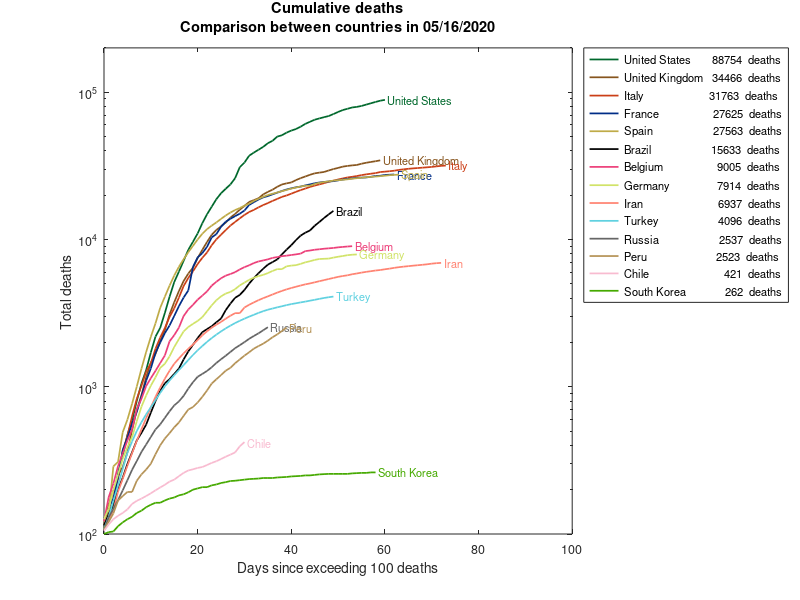
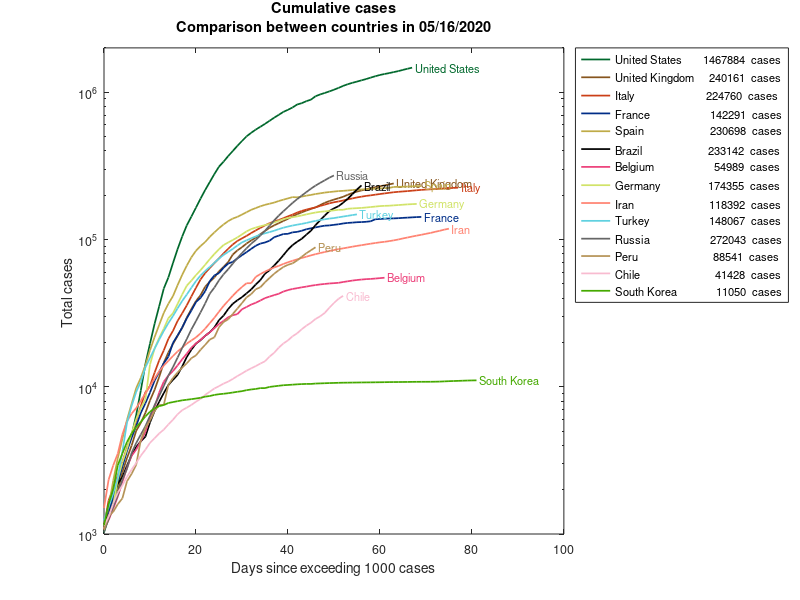
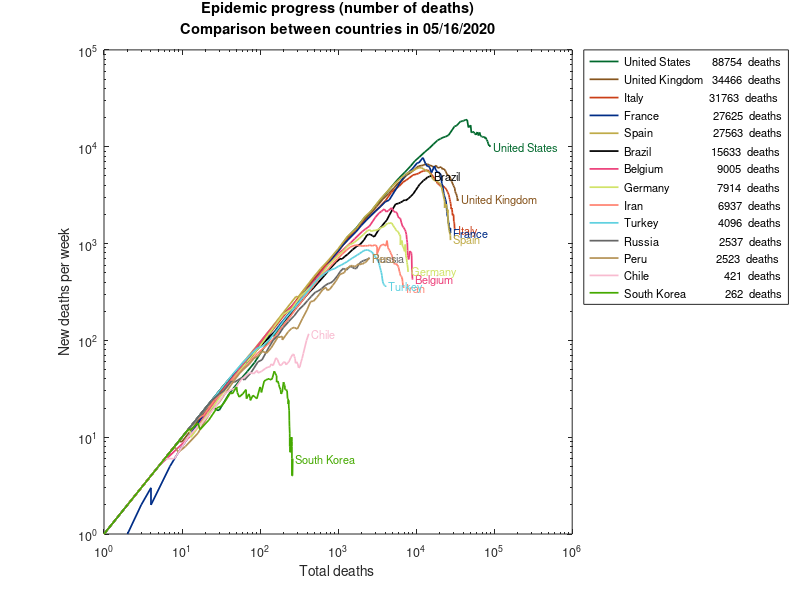
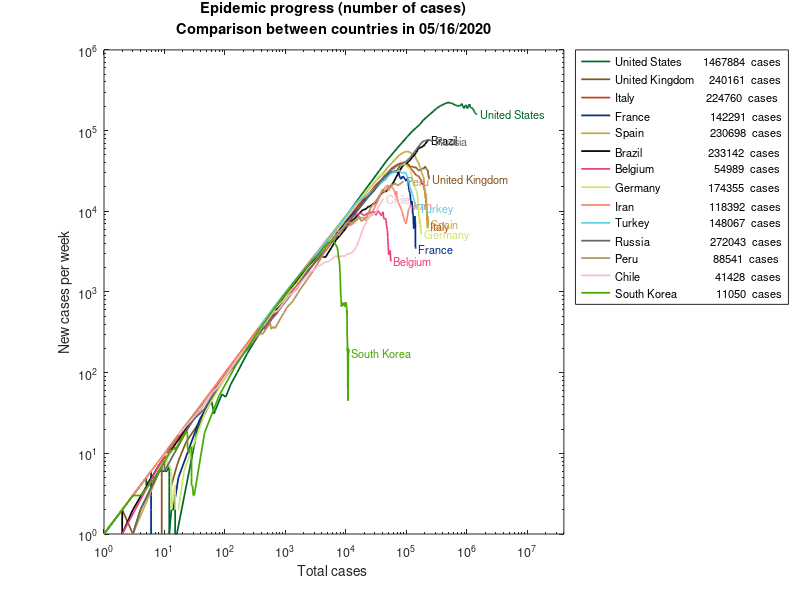

These figures' MATLAB source, in order:
% -----------------------------------------------------------
% EPIDEMIC - Epidemiology Educational Code
% www.EpidemicCode.org
% -----------------------------------------------------------
% Trends: epidemic_trends.m
%
% This algorithm generates graphs on the numbers of cases and deaths    
% by epidemic in the countries of interest.                              
%                                                                       
% The series of graphs contains in absolute values                      
% and per million inhabitants                                           
% - number of cases in relation to the time since X cases               
% - number of deaths over time since X deaths                           
% - number of new cases per week in relation to the time since X cases  
% - number of new deaths per week in relation to the time since X deaths
% - number of new cases per week in relation to total cases             
% - number of new deaths per week in relation to total deaths           
%                                                                       
% You will need the file 'owid-covid-data.csv' found in                 
% https://ourworldindata.org/coronavirus-source-data 
%
% Inputs:
%   owid-covid-data.csv: OWD data file                 - .csv file
%     -> 2nd collumn:  location field                                                                       
%     -> 3rd collumn:  date field                                                                       
%     -> 4th collumn:  total_cases field                                                                       
%     -> 5th collumn:  new_cases field                                                                       
%     -> 6th collumn:  total_deaths field                                                                       
%     -> 7th collumn:  new_deaths field                                                                       
%     -> 8th collumn:  total_cases_per_million field                                                                       
%     -> 9th collumn:  new_cases_per_million field                                                                       
%     -> 10th collumn: total_deaths_per_million field                                                                       
%     -> 11st collumn: new_deaths_per_million field                                                                       
%
% Outputs:                                                               
%   deaths-total-abs_: cumulative deaths in time       - .png file           
%   cases-total-abs_: cumulative deaths in time        - .png file                     
%   deaths-progress-abs_: deaths progess               - .png file           
%   cases-progress-abs_: cases progress                - .png file                     
%   deaths-weekly-abs_: new deaths per week            - .png file           
%   cases-weekly-abs_: new cases per week              - .png file                     
%   mortality-pm_: deaths per million                  - .png file           
%   prevalence-pm_: cases per million                  - .png file                     
%   deaths-weekly-pm_: weekly news deaths per million  - .png file           
%   incidence-weekly-pm_: weekly incidence per million - .png file                     
% --------------------------------------------------------------------- 
%                                                                       
% programmers: Malú Grave                                               
%              Julio Basilio                                           
%                                                                       
% number of lines: 148  
% last Update:  Jan 18, 2021                                            
% --------------------------------------------------------------------- 

clc
clear 
close all


% Trends graphics
% -----------------------------------------------------------------------
disp('                                                ')
disp('================================================')
disp('   EPIDEMIC - Epidemiology Educational Code     ')
disp('   by Bruna Pavlack et al.                      ')
disp('                                                ')
disp('   This is an easy to run educational toolkit   ')
disp('   for epidemiological analysis.                ')
disp('                                                ')
disp('   www.EpidemicCode.org                         ')
disp('================================================')
disp('                                                ')
disp(' -----------------------------------------------')
disp(' +++++++++  EPIDEMIC TRENDS GRAPHICS  +++++++++ ')
disp(' -----------------------------------------------')
disp(' 1) Cumulative deaths'                           )
disp(' 2) Cumulative cases'                            )
disp(' 3) Epidemic progress (number of deaths)'        )
disp(' 4) Epidemic progress (number of cases)'         )
disp(' 5) Weekly deaths'                               )
disp(' 6) Weekly cases'                                )
disp(' 7) Mortality of the epidemic'                   )
disp(' 8) Prevalence of the epidemic'                  )
disp(' 9) Weekly deaths per million'                   )
disp('10) Weekly incidence'                            )
disp(' -----------------------------------------------')
% -----------------------------------------------------------------------

% Reading the data file
%(After downloading, save this file in the same directory as the code)
% -----------------------------------------------------------------------
A = fileread('owid-covid-data.csv');
B = strsplit(A,'\n');

 for i = 1:length(B(1,:))
    all_data(i,:) = strsplit(B{1,i},',','CollapseDelimiters',false);
 end

if ~strcmp(all_data(1,2),'location')
   error('Warning: location names must be in the 2nd column of the file')
elseif ~strcmp(all_data(1,3),'date')
   error('Warning: dates must be in the 3rd column of the file')
elseif ~strcmp(all_data(1,4),'total_cases')
   error('Warning: total cases must be in the 4th column of the file')
elseif ~strcmp(all_data(1,5),'new_cases')
   error('Warning: new cases must be in the 5th column of the file')
elseif ~strcmp(all_data(1,6),'total_deaths')
   error('Warning: total deaths must be in the 6th column of the file')
elseif ~strcmp(all_data(1,7),'new_deaths')
   error('Warning: new deaths must be in the 7th column of the file') 
elseif ~strcmp(all_data(1,8),'total_cases_per_million')
   error('Warning: total cases per million must be in the 8th column of the file')
elseif ~strcmp(all_data(1,9),'new_cases_per_million')
   error('Warning: new cases per million must be in the 9th column of the file')
elseif ~strcmp(all_data(1,10),'total_deaths_per_million')
   error('Warning: total deaths per million must be in the 10th column of the file')
elseif ~strcmp(all_data(1,11),'new_deaths_per_million')
   error('Warning: new deaths per million must be in the 11th column of the file') 
end

data = [str2double(all_data(:, 4)),...
        str2double(all_data(:, 5)),...
        str2double(all_data(:, 6)),...
        str2double(all_data(:, 7)),...
        str2double(all_data(:, 8)),...
        str2double(all_data(:, 9)),...
        str2double(all_data(:,10)),...
        str2double(all_data(:,11))];
% -----------------------------------------------------------------------

% Running the loop command in the 14 countries studied
% -----------------------------------------------------------------------
for init = 1:14

    % Cleaning up reused variables inside the loop
    clearvars -except plot_type init all_data data name paises tot_deaths tot_cases

    % Order by countries that have more death
    if (init ==  6); country='Brazil'        ; color=[  0,  0,  0]/255; end
    if (init == 14); country='South Korea'   ; color=[ 69,169,  0]/255; end
    if (init == 10); country='Turkey'        ; color=[ 96,209,224]/255; end  
    if (init == 12); country='Peru'          ; color=[181,147, 87]/255; end
    if (init ==  9); country='Iran'          ; color=[255,130,113]/255; end
    if (init ==  8); country='Germany'       ; color=[209,227,105]/255; end
    if (init == 13); country='Chile'         ; color=[248,187,208]/255; end
    if (init ==  1); country='United States' ; color=[  0,104, 44]/255; end
    if (init ==  4); country='France'        ; color=[  0, 45,135]/255; end
    if (init ==  2); country='United Kingdom'; color=[135, 85, 30]/255; end
    if (init ==  3); country='Italy'         ; color=[203, 63, 23]/255; end
    if (init ==  5); country='Spain'         ; color=[191,171, 72]/255; end
    if (init ==  7); country='Belgium'       ; color=[236, 64,122]/255; end
    if (init == 11); country='Russia'        ; color=[102,102,102]/255; end

    % Collecting country data
    location = data(find(strcmp([all_data(:,2)], country)),1:8);
    
    % Defining the matrix with dates and the final day
    all_data_date = all_data(:,3);
    dates         = all_data_date(find(strcmp([all_data(:,2)],country)),:);
    end_time      = max(datenum(dates))-1;
    
    % Separating the data
    tot_cases  = location(:,1);
    new_cases  = location(:,2);
    tot_deaths = location(:,3);
    new_deaths = location(:,4);

    % Data per million
    tot_cases_pm  = location(:,5);
    new_cases_pm  = location(:,6);
    tot_deaths_pm = location(:,7); 
    new_deaths_pm = location(:,8);   
    
    % Consolidating new cases and deaths per week
    for i = 7:1:max(max(size(dates)))
        
         new_cases7(i,1) = sum(new_cases(i-6:i,1));
         
        new_deaths7(i,1) = sum(new_deaths(i-6:i,1));
           
      new_cases7_pm(i,1) = sum(new_cases_pm(i-6:i,1));
      
     new_deaths7_pm(i,1) = sum(new_deaths_pm(i-6:i,1));
        
    end

    % Creating vectors from day zero from X deaths ('_deaths')
    % or from X cases ('_cases').
    % User sets zero day for cases or deaths
    X_deaths_pm = 1;
    X_cases_pm  = 10;
    X_deaths    = 100;
    X_cases     = 1000;

    % Relative to total deaths
    n = 0;
    for i = 1:1:max(max(size(dates))) 
        if (tot_deaths(i,1)   >= X_deaths)
            n = n + 1;
            tot_deaths_X (n,1) = tot_deaths (i,1);
            new_deaths_X (n,1) = new_deaths (i,1);
            new_deaths7_X(n,1) = new_deaths7(i,1);
        end
    end
    
    % Relative to total cases
    n = 0;
    for i = 1:1:max(max(size(dates))) 
        if (tot_cases(i,1)   >= X_cases)
            n = n + 1;
            tot_cases_X (n,1) = tot_cases (i,1);
            new_cases_X (n,1) = new_cases (i,1);
            new_cases7_X(n,1) = new_cases7(i,1);
        end
    end
    
    % Related deaths per million
    n = 0;
    for i = 1:1:max(max(size(dates))) 
        if (tot_cases_pm(i,1)  >= X_cases_pm)
            n = n + 1;
            tot_cases_pmX (n,1) = tot_cases_pm (i,1);
            new_cases_pmX (n,1) = new_cases_pm (i,1);
            new_cases7_pmX(n,1) = new_cases7_pm(i,1);
        end
    end
    
    % Related cases per million
    n = 0;
    for i = 1:1:max(max(size(dates))) 
        if (tot_deaths_pm(i,1)  >= X_deaths_pm)
            n = n + 1;
            tot_deaths_pmX (n,1) = tot_deaths_pm (i,1);
            new_deaths_pmX (n,1) = new_deaths_pm (i,1);
            new_deaths7_pmX(n,1) = new_deaths7_pm(i,1);
        end
    end
    
    % Basics graphics settings
   
    % Fonts
    font_title    = 10.5;
    font_labels   = 10;
    font_default  = 9; 
    font_location = 8;

    % X-axis size
    day_axis = 100;
    
    % Aligning the legend
    if strcmp(country,'Brazil'        ); country_leg='Brazil                 ' ; end
    if strcmp(country,'South Korea'   ); country_leg='South Korea      '       ; end
    if strcmp(country,'Turkey'        ); country_leg='Turkey               '   ; end
    if strcmp(country,'Peru'          ); country_leg='Peru                  '  ; end
    if strcmp(country,'Iran'          ); country_leg='Iran                    '; end
    if strcmp(country,'Germany'       ); country_leg='Germany           '      ; end
    if strcmp(country,'Chile'         ); country_leg='Chile                  ' ; end
    if strcmp(country,'United States' ); country_leg='United States    '       ; end
    if strcmp(country,'France'        ); country_leg='France               '   ; end
    if strcmp(country,'United Kingdom'); country_leg='United Kingdom'          ; end
    if strcmp(country,'Italy'         ); country_leg='Italy                   '; end
    if strcmp(country,'Spain'         ); country_leg='Spain                 '  ; end
    if strcmp(country,'Belgium'       ); country_leg='Belgium             '    ; end
    if strcmp(country,'Russia'        ); country_leg='Russia               '   ; end
    
    deaths_leg = ['',num2str(max(tot_deaths))];
    if size(num2str(max(tot_deaths)))<5; deaths_leg=['  '       ,num2str(max(tot_deaths))];end
    if size(num2str(max(tot_deaths)))<4; deaths_leg=['    '     ,num2str(max(tot_deaths))];end
    if size(num2str(max(tot_deaths)))<3; deaths_leg=['      '   ,num2str(max(tot_deaths))];end
    if size(num2str(max(tot_deaths)))<2; deaths_leg=['         ',num2str(max(tot_deaths))];end

    cases_leg = ['',num2str(max(tot_cases))];
    if size(num2str(max(tot_cases)))<7; cases_leg=['  '         ,num2str(max(tot_cases))];end
    if size(num2str(max(tot_cases)))<6; cases_leg=['    '       ,num2str(max(tot_cases))];end
    if size(num2str(max(tot_cases)))<5; cases_leg=['      '     ,num2str(max(tot_cases))];end
    if size(num2str(max(tot_cases)))<4; cases_leg=['         '  ,num2str(max(tot_cases))];end
    
    % Plot total deaths by time (zero day defined by deaths)
    figure (1);
    n    = max(max(size(tot_deaths_X)));
    days = 0:1:n-1;
    fig  = semilogy(days,tot_deaths_X,...
                    'DisplayName',[country_leg,'   ',deaths_leg,'  ','deaths'],...
                    'color',color,...
                    'LineWidth',1.25);
    hold on;
    text (n-1,tot_deaths_X(n,1),[' ',country_leg],...
          'FontSize',font_location,...
          'color',color,...
          'Clipping','on');

     % Plot total cases by time (day zero defined by cases)
     figure (2);
     n    = max(max(size(tot_cases_X)));
     days = 0:1:n-1;
     fig  = semilogy(days,tot_cases_X,...
                     'DisplayName',[country_leg,'   ',cases_leg,'  ','cases'],...
                     'color',color,...
                     'LineWidth',1.25);
     hold on;
     text (n-1,tot_cases_X(n,1),[' ',country_leg],...
           'FontSize',font_location,...
           'color',color,...
           'Clipping','on');
 
     % Plot new deaths vs total deaths
     figure (3);
     n   = max(max(size(tot_deaths)));
     fig = loglog(tot_deaths,new_deaths7,...
                  'DisplayName',[country_leg,'   ',deaths_leg,'  ','deaths'],...
                  'color',color,...
                  'LineWidth',1.25);
     hold on;
     text (tot_deaths(n,1),new_deaths7(n,1),[' ',country_leg],...
           'FontSize',font_location,...
           'color',color,...
           'Clipping','on');
 
     % Plot new cases vs total cases
     figure (4);
     n   = max(max(size(tot_cases)));
     fig = loglog(tot_cases,new_cases7,...
                   'DisplayName',[country_leg,'   ',cases_leg,'  ','cases'],...
                   'color',color,...
                   'LineWidth',1.25);
     hold on;
     text (tot_cases(n,1),new_cases7(n,1),[' ',country_leg],...
           'FontSize',font_location,...
           'color',color,...
           'Clipping','on');
 
     % Plot new deaths by time (zero day defined by deaths)
     figure (5);
     n    = max(max(size(new_deaths_X)));
     days = 0:1:n-1;
     fig  = semilogy(days/7,new_deaths7_X,...
                     'DisplayName',[country_leg,'   ',deaths_leg,'  ','deaths'],...
                     'color',color,...
                     'LineWidth',1.25);
     hold on;
     text ((n-1)/7,new_deaths7_X(n,1),[' ',country_leg],...
           'FontSize',font_location,...
           'color',color,...
           'Clipping','on');
 
     % Plot new cases by time (day zero defined by cases)
     figure (6);
     n    = max(max(size(new_cases_X)));
     days = 0:1:n-1;
     fig  = semilogy(days/7,new_cases7_X,...
                     'DisplayName',[country_leg,'   ',cases_leg,'  ','cases'],...
                     'color',color,...
                     'LineWidth',1.25);
     hold on;
     text ((n-1)/7,new_cases7_X(n,1),[' ',country_leg],...
           'FontSize',font_location,...
           'color',color,...
           'Clipping','on');
 
     % Plot total deaths / million by time (zero day defined by deaths / million)
     figure (7);
     n    = max(max(size(tot_deaths_pmX)));
     days = 0:1:n-1;
     fig  = semilogy(days,tot_deaths_pmX,...
                     'DisplayName',[country_leg,'   ',deaths_leg,'  ','deaths'],...
                     'color',color,...
                     'LineWidth',1.25);
     hold on;
     text (n-1,tot_deaths_pmX(n,1),[' ',country_leg],...
           'FontSize',font_location,...
           'color',color,...
           'Clipping','on');
 
     % Plot total cases / million by time (day zero defined by cases / million)
     figure (8);
     n    = max(max(size(tot_cases_pmX)));
     days = 0:1:n-1;
     fig  = semilogy(days,tot_cases_pmX,...
                     'DisplayName',[country_leg,'   ',cases_leg,'  ','cases'],...
                     'color',color,...
                     'LineWidth',1.25);
     hold on;
     text (n-1,tot_cases_pmX(n,1),[' ',country_leg],...
           'FontSize',font_location,...
           'color',color,...
           'Clipping','on');
  
     % Plot new deaths / million by time (zero day defined by deaths / million)
     figure (9);
     n    = max(max(size(new_deaths_pmX)));
     days = 0:1:n-1;
     fig  = semilogy(days/7,new_deaths7_pmX,...
                     'DisplayName',[country_leg,'   ',deaths_leg,'  ','deaths'],...
                     'color',color,...
                     'LineWidth',1.25);
     hold on;
     text ((n-1)/7,new_deaths7_pmX(n,1),[' ',country_leg],...
           'FontSize',font_location,...
           'color',color,...
           'Clipping','on');
 
     % Plot new cases / million by time (day zero defined by cases / million)
     figure (10);
     n    = max(max(size(new_cases_pmX)));
     days = 0:1:n-1;
     fig  = semilogy(days/7,new_cases7_pmX,...
                     'DisplayName',[country_leg,'   ',cases_leg,'  ','cases'],...
                     'color',color,...
                     'LineWidth',1.25);
     hold on;
     text ((n-1)/7,new_cases7_pmX(n,1),[' ',country_leg],...
           'FontSize',font_location,...
           'color',color,...
           'Clipping','on');

end %Closes the loop
% -----------------------------------------------------------------------

% Aesthetic graphics settings
% -----------------------------------------------------------------------
figure (1);
set(gca,'FontSize',font_default)
set(gcf,'units','normalized','OuterPosition',[0 0 0.7 0.7])
title  ({'Cumulative deaths',...
        ['Comparison between countries in ',datestr(end_time,23)]},...
         'FontSize',font_title);
xlabel (['Days since exceeding ',num2str(X_deaths),' deaths'],...
         'FontSize',font_labels);
ylabel ('Total deaths ','FontSize',font_labels);
legend ('location','northeastoutside');
y_init = 100;
max_y  = 200000;
axis([0 day_axis y_init max_y]);

figure (2);
set(gca,'FontSize',font_default)
set(gcf,'units','normalized','OuterPosition',[0 0 0.7 0.7])
title  ({'Cumulative cases',...
        ['Comparison between countries in ',datestr(end_time,23)]},...
         'FontSize',font_title);
xlabel (['Days since exceeding ',num2str(X_cases),' cases'],...
         'FontSize',font_labels);
ylabel ('Total cases ','FontSize',font_labels);
legend ('location','northeastoutside');
y_init = 1000;
max_y  = 2000000;
axis([0 day_axis y_init max_y]);

figure (3);
set(gca,'FontSize',font_default);
set(gcf,'units','normalized','OuterPosition',[0 0 0.7 0.7])
title  ({'Epidemic progress (number of deaths)',...
        ['Comparison between countries in ',datestr(end_time,23)]},...
         'FontSize',font_title)
xlabel ('Total deaths ','FontSize',font_labels);
ylabel ('New deaths per week','FontSize',font_labels);
legend ('location','northeastoutside');
max_x = 1000000;
max_y = 100000;
axis([0 max_x 0 max_y]);

figure (4);
set(gca,'FontSize',font_default);
set(gcf,'units','normalized','OuterPosition',[0 0 0.7 0.7])
title  ({'Epidemic progress (number of cases)',...
        ['Comparison between countries in ',datestr(end_time,23)]},...
         'FontSize',font_title)
xlabel ('Total cases ','FontSize',font_labels);
ylabel ('New cases per week','FontSize',font_labels);
legend ('location','northeastoutside');
max_x = 40000000;
max_y = 1000000;
axis([0 max_x 0 max_y]);

figure (5);
set(gca,'FontSize',font_default)
set(gcf,'units','normalized','OuterPosition',[0 0 0.7 0.7])
title  ({'Weekly deaths',...
        ['Comparison between countries in ',datestr(end_time,23)]},...
         'FontSize',font_title);
xlabel ({['Weeks since exceeding ',num2str(X_deaths),' deaths']},...
          'FontSize',font_labels);
ylabel ({'New deaths per week'},'FontSize',font_labels);
legend ('location', 'northeastoutside');
y_init = 1;
max_y  = 100000;
axis([0 day_axis/7 y_init max_y]);

figure (6);
set(gca,'FontSize',font_default)
set(gcf,'units','normalized','OuterPosition',[0 0 0.7 0.7])
title  ({'Weekly cases',...
        ['Comparison between countries in ',datestr(end_time,23)]},...
         'FontSize',font_title);
xlabel ({['Weeks since exceeding ',num2str(X_cases),' cases']},...
          'FontSize',font_labels);
ylabel ({'New cases per week'},'FontSize',font_labels);
legend ('location','northeastoutside');
y_init = 10;
max_y  = 1000000;
axis([0 day_axis/7 y_init max_y]);

figure(7)
set(gca,'FontSize',font_default)
set(gcf,'units','normalized','OuterPosition',[0 0 0.7 0.7])
title({'Mortality of the epidemic',...
      ['Comparison between countries in ',datestr(end_time,23)]},...
       'FontSize',font_title);
xlabel({['Days since exceeding ',num2str(X_deaths_pm),' deaths'],...
         '(per million inhabitants)'},...
         'FontSize',font_labels);
ylabel ({'Total deaths ', '(per million inhabitants)'},...
         'FontSize',font_labels);
legend ('location','northeastoutside');
y_init = 1;
max_y  = 1000000;
axis([0 day_axis y_init max_y]);

figure (8)
set(gca,'FontSize',font_default)
set(gcf,'units','normalized','OuterPosition',[0 0 0.7 0.7])
title  ({'Prevalence of the epidemic',...
        ['Comparison between countries in ',datestr(end_time,23)]},...
         'FontSize',font_title);
xlabel ({['Days since exceeding ',num2str(X_cases_pm),' cases'],...
          '(per million inhabitants)'},...
          'FontSize',font_labels);
ylabel ({'Total cases ','(per million inhabitants)'},...
         'FontSize',font_labels);
legend ('location','northeastoutside');
y_init = 10;
max_y  = 10000000;
axis([0 day_axis+50 y_init max_y]);

figure(9)
set(gca,'FontSize',font_default)
set(gcf,'units','normalized','OuterPosition',[0 0 0.7 0.7])
title  ({'Weekly deaths per million',...
        ['Comparison between countries in ',datestr(end_time,23)]},...
         'FontSize',font_title);
xlabel ({['Weeks since exceeding ',num2str(X_deaths_pm),' deaths'],...
          '(per million inhabitants)'},...
          'FontSize',font_labels);
ylabel ({'New deaths per week','(per million inhabitants)'},...
         'FontSize',font_labels);
legend ('location','northeastoutside');
y_init = 0.01;
max_y  = 200000;
axis([0 day_axis/7 y_init max_y]);

figure (10)
set(gca,'FontSize',font_default)
set(gcf,'units','normalized','OuterPosition',[0 0 0.7 0.7])
title  ({'Weekly incidence',...
        ['Comparison between countries in ',datestr(end_time,23)]},...
         'FontSize',font_title);
xlabel ({['Weeks since exceeding ',num2str(X_cases_pm),' cases'],...
          '(per million inhabitants)'},...
          'FontSize',font_labels);
ylabel ({'New cases per week','(per million inhabitants)'},...
         'FontSize',font_labels);
legend ('location','northeastoutside');
y_init = 0.1;
max_y  = 1000000;
axis([0 day_axis/7+7 y_init max_y]);

% Saving the charts
% -----------------------------------------------------------------------
print(figure( 1),['deaths-total-abs_'   ,datestr(end_time,29),'.png',],'-dpng','-r300');
print(figure( 2),['cases-total-abs_'    ,datestr(end_time,29),'.png',],'-dpng','-r300'); 
print(figure( 3),['deaths-progress-abs_',datestr(end_time,29),'.png',],'-dpng','-r300'); 
print(figure( 4),['cases-progress-abs_' ,datestr(end_time,29),'.png',],'-dpng','-r300'); 
print(figure( 5),['deaths-weekly-abs_'  ,datestr(end_time,29),'.png',],'-dpng','-r300'); 
print(figure( 6),['cases-weekly-abs_'   ,datestr(end_time,29),'.png',],'-dpng','-r300'); 
print(figure( 7),['mortality-pm_'       ,datestr(end_time,29),'.png',],'-dpng','-r300');
print(figure( 8),['prevalence-pm_'      ,datestr(end_time,29),'.png',],'-dpng','-r300'); 
print(figure( 9),['deaths-weekly-pm_'   ,datestr(end_time,29),'.png',],'-dpng','-r300'); 
print(figure(10),['incidence-weekly-pm_',datestr(end_time,29),'.png',],'-dpng','-r300'); 

close all
% -----------------------------------------------------------------------
